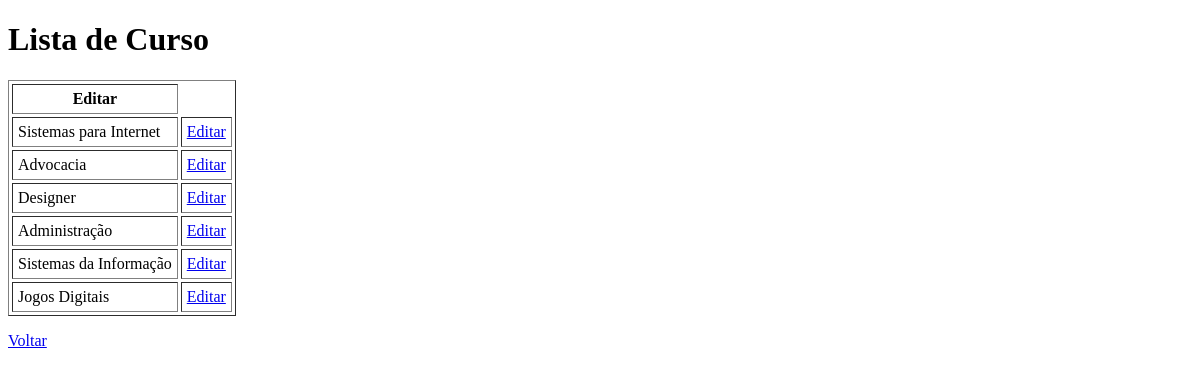
The app's page /cursos/, older data.
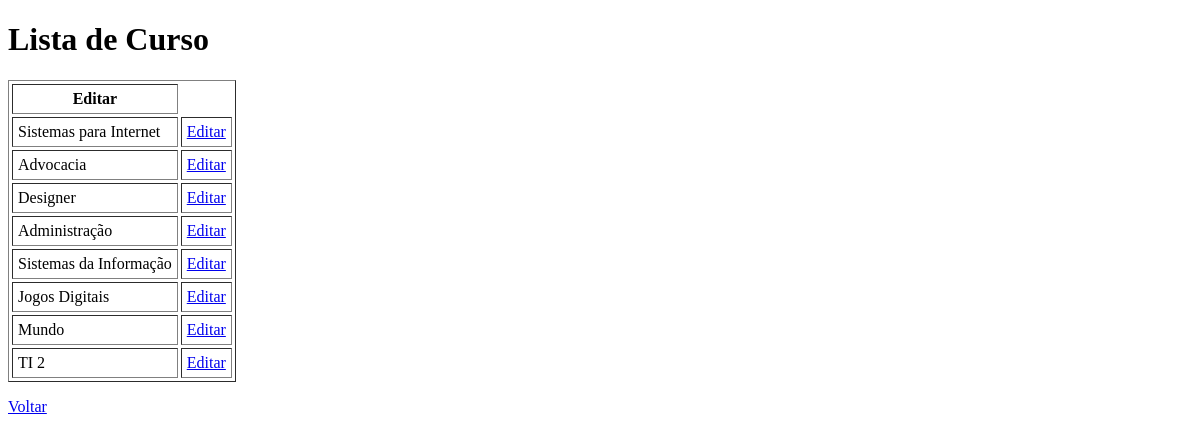
The same page, newer data.
### academico/models.py (models this page shows, shortened)
class Curso(models.Model):
    nome = models.CharField(max_length=100)

### academico/views.py (the view)
# urls.py: path('cursos/', views.cursos, name='cursos'),
def cursos(request):
    cursos = Curso.objects.all()
    dados = {
        'cursos': cursos,
    }
    return render(request, 'academico/lista_cursos.html', dados)

### academico/templates/academico/lista_cursos.html (shortened to what this page needs)
<!DOCTYPE html>
<html lang="en">
<head>
</head>
<body>
    <h1>Lista de Curso</h1>
    <table border="1" cellpadding="5" cellspacing="3">
        <tr>
            <th>Editar</th>
        </tr>
        {% for curso in cursos %}
        <tr>
            <td>{{ curso.nome }}</td>
            <td><a href="{% url 'editar_curso' curso.id %}">Editar</a></td>
        </tr>
        {% endfor %}
    </table>
    <p><a href="{% url 'index' %}"> Voltar</a></p>
</body>
</html>

Row changes from the older to the newer data that the page shows:
added Curso: nome "Mundo"
added Curso: nome "TI 2"
